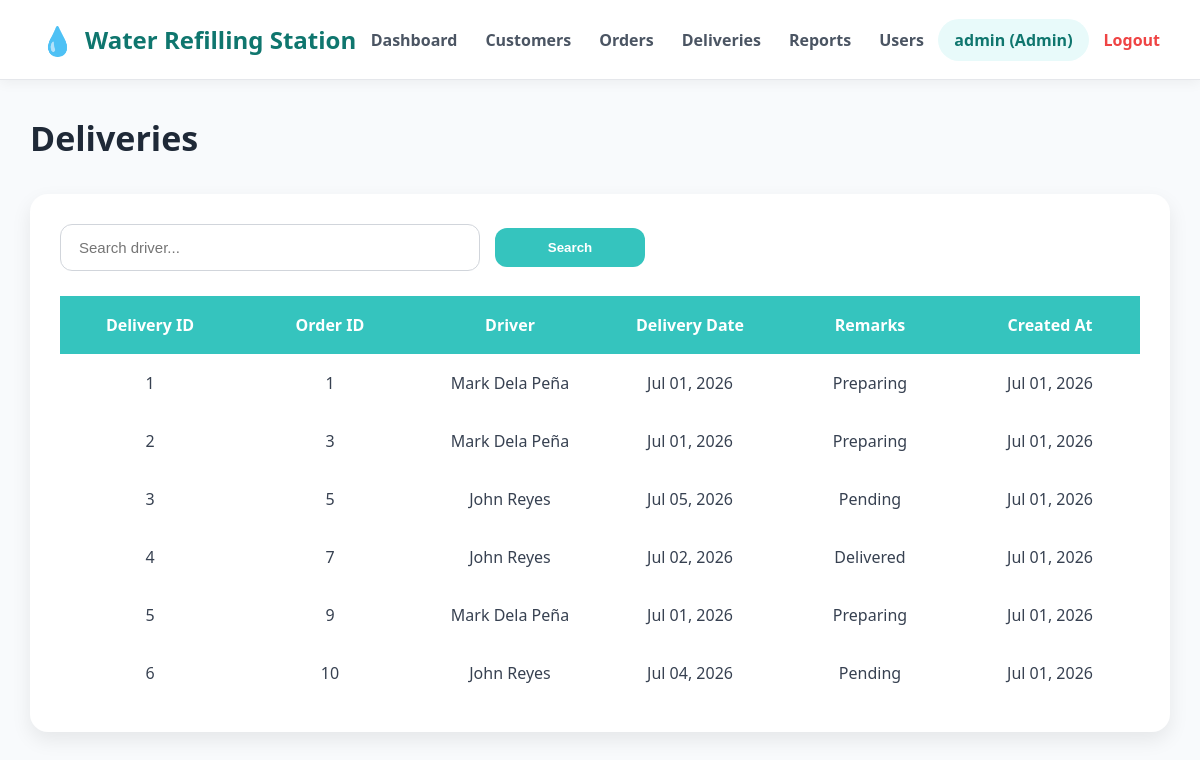
Screenshot of /deliveries.php (signed in) with the database file from the repository.
### tables this page shows
CREATE TABLE `deliveries` (
  `deliveryID` int(11) NOT NULL,
  `orderID` int(11) DEFAULT NULL,
  `driverName` varchar(50) DEFAULT NULL,
  `deliveryDate` date DEFAULT NULL,
  `remarks` varchar(100) DEFAULT NULL,
  `created_at` timestamp NOT NULL DEFAULT current_timestamp()
);

### deliveries.php (the view, shortened to what this page needs)
<?php
require_once 'config.php';
$search = $_GET['search'] ?? '';
$search = $conn->real_escape_string($search);
$sql = "
SELECT
    d.deliveryID,
    d.orderID,
    d.driverName,
    d.deliveryDate,
    d.remarks,
    d.created_at
FROM deliveries d
WHERE
    d.driverName LIKE '%$search%'
OR
    d.remarks LIKE '%$search%'
ORDER BY d.deliveryID ASC
";
$result = $conn->query($sql);
?>
<!DOCTYPE html>
<html>
<head>
    <link rel="stylesheet" href="style.css">
</head>
<body>
    <?php include 'navbar.php'; ?>
    <div class="container">
        <div class="pageHeader">
            <div>
                <h1 class="pageTitle">Deliveries</h1>
            </div>
        </div>
        <div class="contentCard">
            <form method="GET" class="searchForm">
                <input type="text" name="search" placeholder="Search driver..." value="<?= htmlspecialchars($search) ?>">
                <button type="submit" class="addButton">Search</button>
            </form>
            <table class="dataTable">
                <thead>
                    <tr>
                        <th>Delivery ID</th>
                        <th>Order ID</th>
                        <th>Driver</th>
                        <th>Delivery Date</th>
                        <th>Remarks</th>
                        <th>Created At</th>
                    </tr>
                </thead>
                <tbody>
                    <?php if ($result->num_rows > 0): ?>
                        <?php while ($row = $result->fetch_assoc()): ?>
                            <tr>
                                <td>
                                    <?= $row['deliveryID'] ?>
                                </td>
                                <td>
                                    <?= $row['orderID'] ?>
                                </td>
                                <td>
                                    <?= htmlspecialchars($row['driverName']) ?>
                                </td>
                                <td>
                                    <?= date("M d, Y", strtotime($row['deliveryDate'])) ?>
                                </td>
                                <td>
                                    <?= htmlspecialchars($row['remarks']) ?>
                                </td>
                                <td>
                                    <?= date("M d, Y", strtotime($row['created_at'])) ?>
                                </td>
                            </tr>
                        <?php endwhile; ?>
                    <?php else: ?>
                        <tr>
                            <td colspan="6" class="textCenter">No deliveries found.</td>
                        </tr>
                    <?php endif; ?>
                </tbody>
            </table>
        </div>
    </div>
</body>
</html>

### style.css (style rules this page uses)
* { margin:0; padding:0; box-sizing:border-box; }
body { font-family:"Segoe UI", Tahoma, Geneva, Verdana, sans-serif; background:#F8FAFC; color:#374151; }
.container { width:95%; max-width:1400px; margin:35px auto; }
.pageHeader { display:flex; justify-content:space-between; align-items:flex-start; margin-bottom:25px; }
.pageTitle { font-size:34px; color:#1F2937; margin-bottom:8px; }
.contentCard { background:#FFFFFF; padding:30px; border-radius:18px; box-shadow:0 8px 20px rgba(0,0,0,.08); }
.searchForm { display:flex; align-items:center; gap:15px; margin-bottom:25px; }
.searchForm input { width:420px; padding:14px 18px; border:1px solid #D1D5DB; border-radius:12px; font-size:15px; outline:none; transition:.3s; }
.dataTable { width:100%; border-collapse:collapse; table-layout:fixed; }
.dataTable th { background:#35C4BE; color:#FFFFFF; padding:18px; text-align:center; font-weight:600; }
.dataTable td { padding:18px 12px; text-align:center; vertical-align:middle; }
.addButton { background:#35C4BE; color:#FFFFFF; padding:12px 24px; border:none; border-radius:12px; display:inline-flex; align-items:center; justify-content:center; gap:8px; font-weight:600; cursor:pointer; transition:0.3s; text-decoration:none; min-width:150px; }

### rows the page displays
deliveries: deliveryID "1", orderID "1", driverName "Mark Dela Peña", deliveryDate "Jul 01, 2026", remarks "Preparing", created_at "Jul 01, 2026"
deliveries: deliveryID "2", orderID "3", driverName "Mark Dela Peña", deliveryDate "Jul 01, 2026", remarks "Preparing", created_at "Jul 01, 2026"
deliveries: deliveryID "3", orderID "5", driverName "John Reyes", deliveryDate "Jul 05, 2026", remarks "Pending", created_at "Jul 01, 2026"
deliveries: deliveryID "4", orderID "7", driverName "John Reyes", deliveryDate "Jul 02, 2026", remarks "Delivered", created_at "Jul 01, 2026"
deliveries: deliveryID "5", orderID "9", driverName "Mark Dela Peña", deliveryDate "Jul 01, 2026", remarks "Preparing", created_at "Jul 01, 2026"
deliveries: deliveryID "6", orderID "10", driverName "John Reyes", deliveryDate "Jul 04, 2026", remarks "Pending", created_at "Jul 01, 2026"

### other values shown
getUsername() "admin"
$_SESSION['role'] "Admin"
